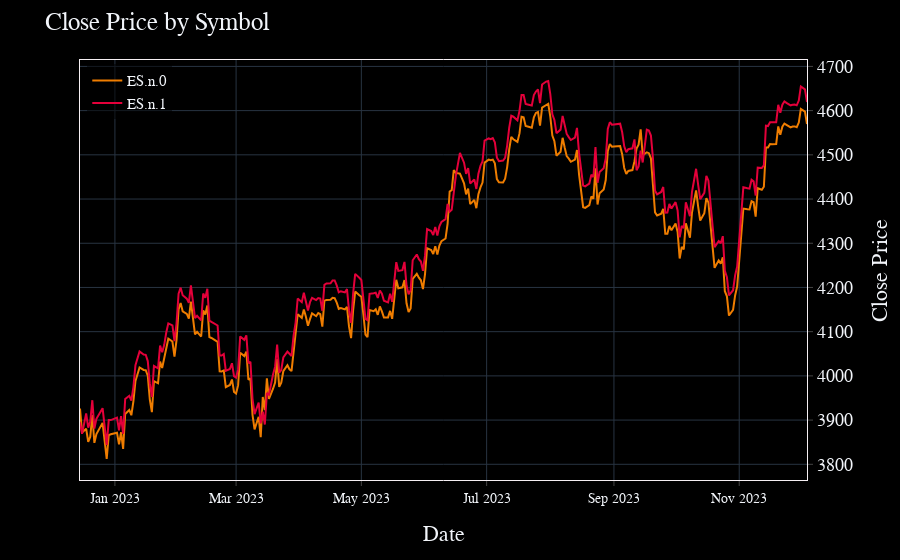

Here is the notebook cell this chart was saved with:
### Code cell
import plotly.express as px
# Grouping the DataFrame by 'symbol' and then iterating over each group
fig = px.line()  # Create a blank figure

for symbol, group in df.groupby("symbol"):
    fig.add_scatter(x=group.index, y=group['close'], mode='lines', name=symbol)

# Updating layout if needed
fig.update_layout(
    title='Close Price by Symbol',
    xaxis_title='Date',
    yaxis_title='Close Price'
)

fig.show()

### Figure 1 — Plotly figure (JSON) as saved in the notebook; plotly's stock layout.template omitted (floating-point values rounded to 4 significant figures; data arrays with more than 128 entries replaced by an {"elided": "..."} marker saying what was removed)
{"data": [{"hovertemplate": "<extra></extra>", "legendgroup": "", "line": {"color": "#ffed00", "dash": "solid"}, "marker": {"symbol": "circle"}, "mode": "lines", "name": "", "orientation": "v", "showlegend": false, "type": "scatter", "xaxis": "x", "yaxis": "y"}, {"mode": "lines", "name": "ES.n.0", "type": "scatter", "x": {"elided": "302 str values"}, "y": {"elided": "302 float values"}}, {"mode": "lines", "name": "ES.n.1", "type": "scatter", "x": {"elided": "302 str values"}, "y": {"elided": "302 float values"}}], "layout": {"legend": {"tracegroupgap": 0}, "margin": {"t": 60}, "title": {"text": "Close Price by Symbol"}, "xaxis": {"anchor": "y", "domain": [0, 1], "title": {"text": "Date"}}, "yaxis": {"anchor": "x", "domain": [0, 1], "title": {"text": "Close Price"}}}}
